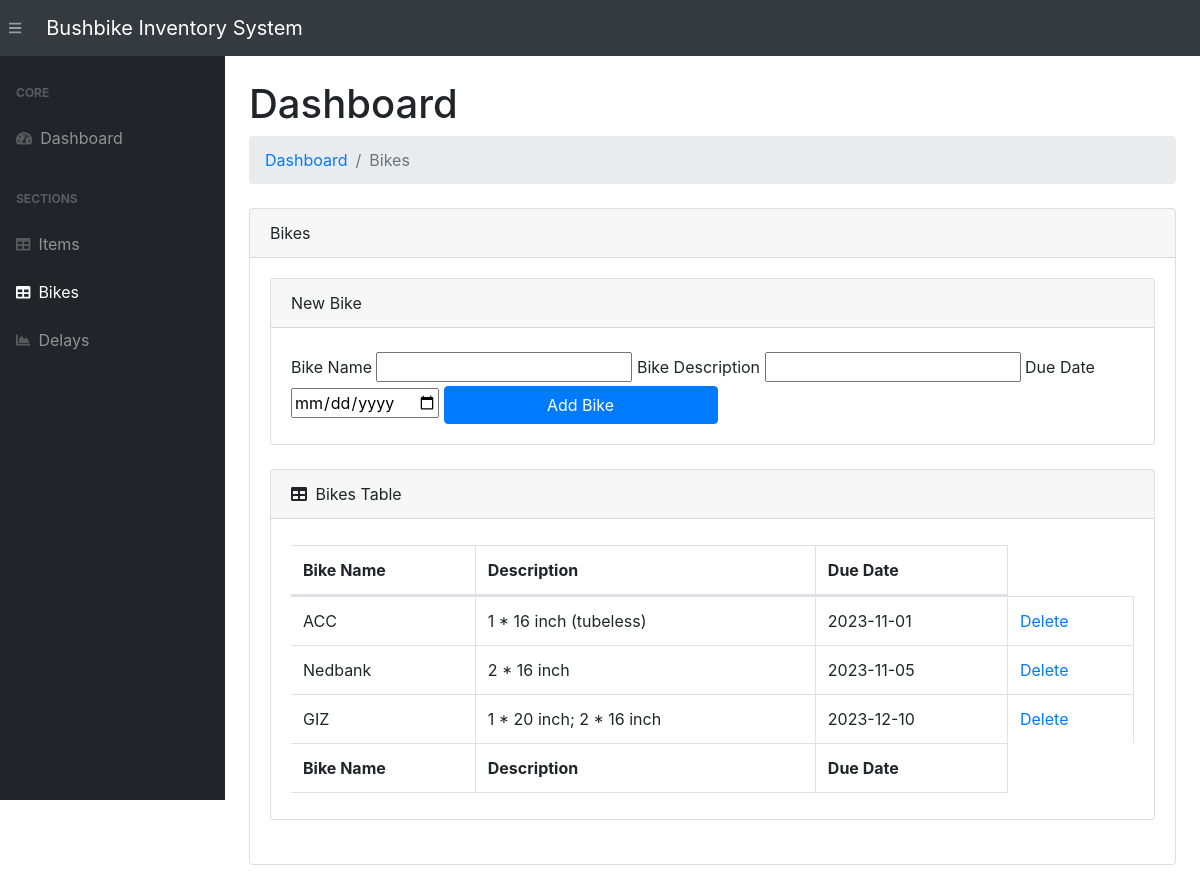
Screenshot of /bikes/ with the database file from the repository.
### app.py (models this page shows)
class Bike(db.Model):
    __tablename__ = 'bikes'
    bike_name           = db.Column(db.String(200), primary_key=True)
    description         = db.Column(db.String(200))
    due                 = db.Column(db.DateTime, default=datetime.utcnow)

### app.py (the view)
@app.route('/bikes/', methods=["POST", "GET"])
def viewBike():
    if (request.method == "POST") and ('bike_name' in request.form):
        bike_name = request.form["bike_name"]
        description = ""
        due = datetime.utcnow
        try:
            description     = request.form["description"]
            due             = request.form["due"]
            due             = datetime.strptime(due, "%Y-%m-%d")
        except KeyError:
            return "You did not enter a Description or a due date"
        new_bike = Bike(bike_name=bike_name, description=description, due=due)
        try:
            db.session.add(new_bike)
            db.session.commit()
            return redirect("/bikes/")
        except:
            bikes   = Bike.query.order_by(Bike.due).all()
            return "There Was an issue while add a new Product"
    else:
        bikes   = Bike.query.order_by(Bike.due).all()
        return render_template("bikes.html", bikes=bikes)

### templates/bikes.html (shortened to what this page needs)
{% extends 'base.html' %}
{% block content %}
<main>
    <div class="container-fluid">
        <h1 class="mt-4">Dashboard</h1>
        <ol class="breadcrumb mb-4">
            <li class="breadcrumb-item"><a href="/">Dashboard</a></li>
            <li class="breadcrumb-item active">Bikes</li>
        </ol>
        <div class="card mb-4">
            <div class="card-header">Bikes</div>
            <div class="card-body">
                <div class="card mb-4">
                    <div class="card-header">New Bike</div>
                    <div class="card-body">
                        <form action="/bikes/" method="POST" id="bike_form">
                            <label for="bike_name" class="col-form-label">Bike Name</label>
                            <input type="text" name="bike_name" id="bike_name">
                            <label for="description" class="col-form-label">Bike Description</label>
                            <input type="text" name="description" id="description">
                            <label for="due" class="col-form-label">Due Date</label>
                            <input type="date" name="due" id="due">
                            <input id="submitBike" value="Add Bike" class="btn btn-primary">
                        </form>
                    </div>
                </div>
                <div class="card mb-4">
                <div class="card-header">
                    <i class="fas fa-table mr-1"></i>
                    Bikes Table
                </div>
                <div class="card-body">
                    <div class="table-responsive">
                        {% if bikes|length < 1 %}
                        <h4>There are no Bikes, add one above</h4>
                        {% else %}
                        <table class="table table-bordered" id="dataTable" width="100%" cellspacing="0">
                            <thead>
                                <tr>
                                    <th>Bike Name</th>
                                    <th>Description</th>
                                    <th>Due Date</th>
                                </tr>
                            </thead>
                            <tfoot>
                                <th>Bike Name</th>
                                <th>Description</th>
                                <th>Due Date</th>
                            </tfoot>
                            <tbody>
                                {% for bike in bikes %}
                                <tr>
                                    <td>{{ bike.bike_name }}</td>
                                    <td>{{ bike.description }}</td>
                                    <td>{{ bike.due.date() }}</td>
                                    <td>
                                        <a href="/delete-bike/{{ bike.bike_name }}">Delete</a>
                                    </td>
                                </tr>
                                {% endfor %}
                            </tbody>
                        </table>
                        {% endif %}
                </div>
            </div>
                </div>
            </div>
        </div>
    </div>
</main>
{% endblock %}

### rows the page displays
Bike: bike_name "ACC", description "1 * 16 inch (tubeless)", due "2023-11-01"
Bike: bike_name "Nedbank", description "2 * 16 inch", due "2023-11-05"
Bike: bike_name "GIZ", description "1 * 20 inch; 2 * 16 inch", due "2023-12-10"
